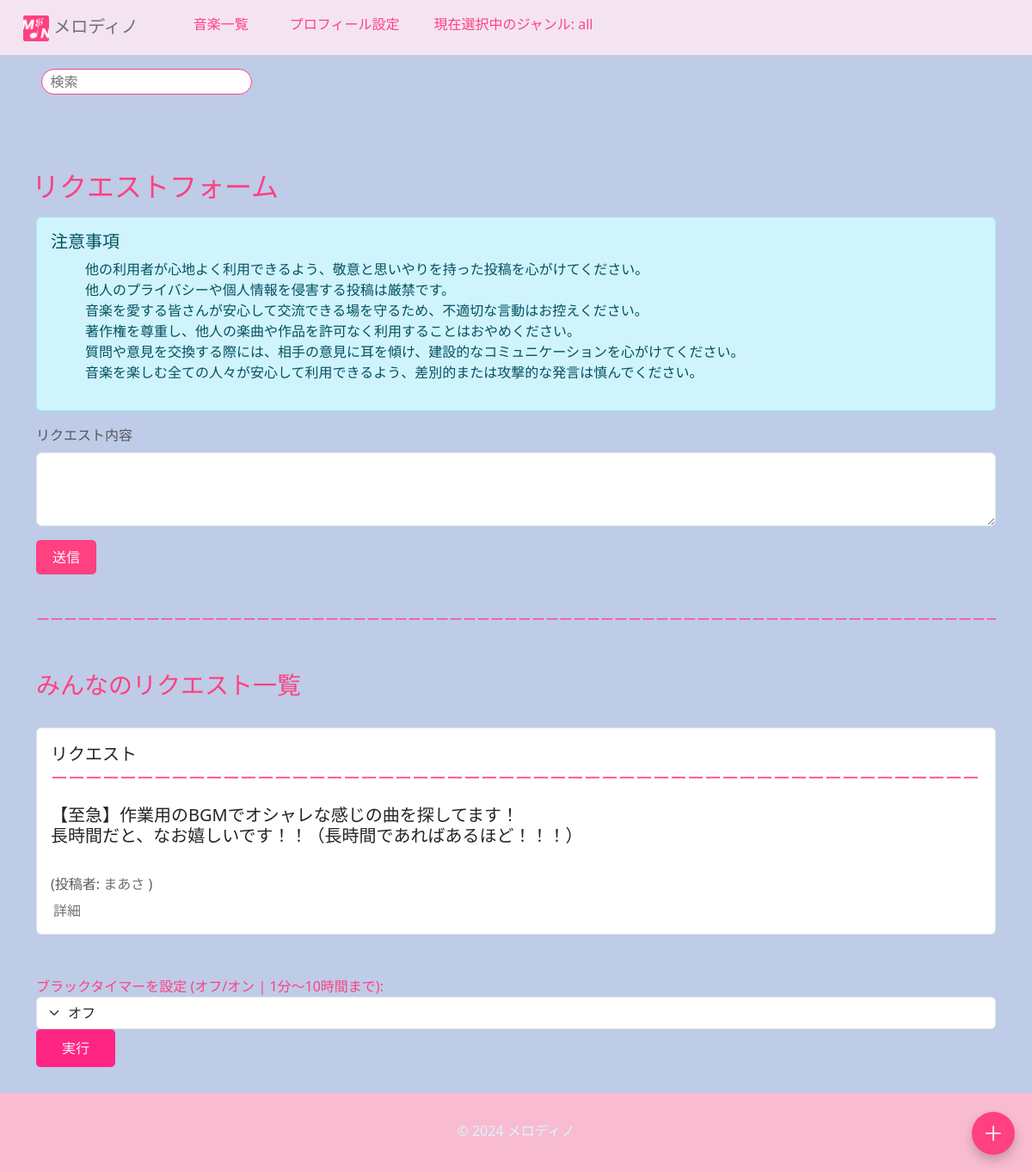
The app's page /ongaku/requests/ (signed in) with its own data.
### ongaku/models.py (models this page shows, shortened)
class Request(models.Model):
    title = models.CharField(max_length=100, default="タイトルを記入してください", verbose_name="タイトル")
    user = models.ForeignKey(User, on_delete=models.CASCADE, verbose_name="ユーザー")  # リクエストをしたユーザー
    description = models.TextField(verbose_name="詳細")
    created_at = models.DateTimeField(default=timezone.now, verbose_name="作成日時")
    text = models.TextField(max_length=100, verbose_name="テキスト")

class UserProfile(models.Model):
    user = models.OneToOneField(User, on_delete=models.CASCADE, verbose_name="ユーザー")
    songs = models.ManyToManyField(Ongaku, verbose_name="作った曲")  # ユーザーが作成した曲の関連
    display_name = models.CharField(max_length=100, unique=True, blank=True, null=True, verbose_name="表示名")
    bio = models.TextField(blank=True, null=True, verbose_name="自己紹介文")  # 自己紹介
    profile_picture = models.ImageField(upload_to='profile_pictures/', blank=True, null=True, verbose_name="アイコン")
    youtube_url = models.URLField(blank=True, null=True, verbose_name="YouTube")  # YouTube URL
    twitter_url = models.URLField(blank=True, null=True, verbose_name="x(Twitter)")  # Twitter URL

### ongaku/views.py (the view)
# urls.py: path('requests/', views.request_view, name='request_view'),
@login_required
def request_view(request):
    if request.method == 'POST':
        request_text = request.POST.get('request_text')
        new_request = Request(text=request_text, user=request.user)
        new_request.save()
        return redirect('request_view')  # リダイレクトしてフォームをリセット
    requests = Request.objects.all().order_by('-created_at')
    return render(request, 'ongaku/request.html', {'requests': requests})

### ongaku/templates/ongaku/request.html (shortened to what this page needs)
{% extends 'base.html' %}
{% block content %}
<div class="container mt-5">
    <h2 style="margin-left: -5px;">リクエストフォーム</h2>
    <div class="alert alert-info mt-3">
        <h5>注意事項</h5>
        <ul>
            <li>他の利用者が心地よく利用できるよう、敬意と思いやりを持った投稿を心がけてください。</li>
            <li>他人のプライバシーや個人情報を侵害する投稿は厳禁です。</li>
            <li>音楽を愛する皆さんが安心して交流できる場を守るため、不適切な言動はお控えください。</li>
            <li>著作権を尊重し、他人の楽曲や作品を許可なく利用することはおやめください。</li>
            <li>質問や意見を交換する際には、相手の意見に耳を傾け、建設的なコミュニケーションを心がけてください。</li>
            <li>音楽を楽しむ全ての人々が安心して利用できるよう、差別的または攻撃的な発言は慎んでください。</li>
        </ul>
    </div>
    <form method="POST" action="{% url 'request_view' %}">
        <div class="mb-3">
            <label for="request_text" class="form-label">リクエスト内容</label>
            <textarea class="form-control" id="request_text" name="request_text" rows="3" required></textarea>
        </div>
        <button type="submit" class="hover-button" style="width: 70px; height: 40px;">送信</button>
    </form>
    <div style="margin-top: 40px; color: #ff4081;">
        <p class="responsive-line">ーーーーーーーーーーーーーーーーーーーーーーーーーーーーーーーーーーーーーーーーーーーーーーーーーーーーーーーーーーーーーーーーーーーーーーーーーーーーーーーーーーーーーーーーーーーーーーーーーーーーーーーーーーーーーーーーーーーーーーーーーーーーーーーーーーーーーーーーーーーーーーーーーーーーーーーー</p>
    </div>
    <h3 class="mt-5">みんなのリクエスト一覧</h3>
    <br>
    <ul class="list-group">
        {% for req in requests %}
            <li class="list-group-item" style="margin-left: -40px;">
               <h5 style="white-space: pre-line; margin-top: 10px;">リクエスト
                <div style="margin-top: -20px; color: #ff4081;">
                    <p class="responsive-line">ーーーーーーーーーーーーーーーーーーーーーーーーーーーーーーーーーーーーーーーーーーーーーーーーーーーーーーーーーーーーーーーーーーーーーーーーーーーーーーーーーーーーーーーーーーーーーーーーーーーーーーーーーーーーーーーーーーーーーーーーーーーーーーーーーーーーーーーーーーーーーーーーーーーーーーーー</p>
                </div>
                <div style="margin-top: -45px;">{{ req.text }}</div></h5>
                <span class="text-muted">
                    <br>
                    (投稿者:
                    <a href="{% url 'profile' req.user.pk %}">
                    {% if req.user.userprofile.display_name == None %}
                        {{ req.user.userprofile.display_name|default:"匿名" }}{{ req.user.id }}
                    {% else %}
                        {{ req.user.userprofile.display_name|default:"匿名" }}
                    {% endif %}</a>)
                </span>
                <br>
                <a href="{% url 'request_detail' req.id %}" style="margin-left: -10px;" class="btn">詳細</a>
            </li>
        {% empty %}
            <h5 style="margin-left: -40px;">現在はありません<br><br><br></h5>
        {% endfor %}
    </ul>
</div>
{% endblock %}

### ongaku/static/ongaku/css/style.css (style rules this page uses)
a { text-decoration: none; }

### templates/base.html (style rules this page uses)
body { background-color: #becce8; color: #565656; transition: background-color 0.5s, color 0.5s; }
button { background-color: #ff2583; color: #f4f4f4; border: none; padding: 10px 30px; border-radius: 5px; }
a { color: rgb(112, 112, 112) !important; }
h1, h2, h3, h4, .h5 { color: #ff4081; }
.hover-button { background-color: #ff4081; color: white; padding: 5px 10px; border: none; cursor: pointer; font-size: 16px; transition: background-color 0.3s ease; }
ul li { list-style-type: none; padding-left: 0; }

### ongaku/templates/ongaku/request.html (style rules this page uses)
.responsive-line { width: 100%; white-space: nowrap; overflow: hidden; }

### records on screen
Request: text "【至急】作業用のBGMでオシャレな感じの曲を探してます！ 長時間だと、なお嬉しいです！！（長時間であればあるほど！！！）", user.userprofile.display_name "まあさ"
